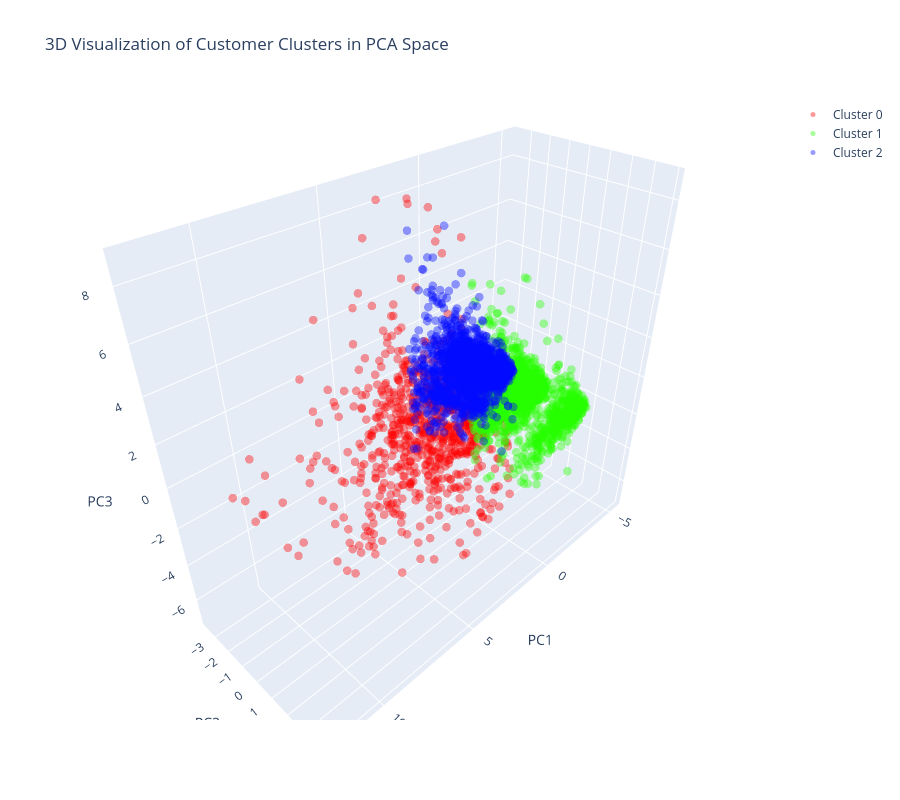

This figure's notebook cell:
### Markdown cell above
<div style="
    background: linear-gradient(135deg, #020617, #0f172a);
    padding: 3%;
    margin: 2% auto;
    border-radius: 16px;
    color: #e5e7eb;
    font-family: 'Segoe UI', Arial, sans-serif;
    box-shadow: 0 6px 18px rgba(0,0,0,0.35);
    box-sizing: border-box;
    max-width: 1500px;
    width: 95%;
">

<h2 style="
    color:#38bdf8;
    margin-bottom:18px;
    text-align:left;
">
3D Visualization of Top Principal Components
</h2>
In this step, the top three principal components (PCs)—which capture the most variance in the data—are selected to create a 3D visualization. This helps visually assess the separation and cohesion of the clusters.

### Code cell
# Setting up the color scheme for the clusters (RGB order)
colors = ["#ff0101", "#26ff00", "#020aff"]

#create separete dateframe
cluster0 = customer_data_pca[customer_data_pca["cluster"] == 0]
cluster1 = customer_data_pca[customer_data_pca["cluster"] == 1]
cluster2 = customer_data_pca[customer_data_pca["cluster"] == 2]

# Add clusters
fig = go.Figure()
for i, cluster in enumerate([cluster0, cluster1, cluster2]):
    fig.add_trace(go.Scatter3d(
        x=cluster['PC1'],
        y=cluster['PC2'],
        z=cluster['PC3'],
        mode='markers',
        marker=dict(color=colors[i], size=5, opacity=0.4),
        name=f'Cluster {i}'
    ))

# Layout
fig.update_layout(
    title='3D Visualization of Customer Clusters in PCA Space',
    scene=dict(
        xaxis_title='PC1',
        yaxis_title='PC2',
        zaxis_title='PC3'
    ),
    width=900,
    height=800
)

fig.show()

### Figure 1 — Plotly figure (JSON) as saved in the notebook; plotly's stock layout.template omitted (floating-point values rounded to 4 significant figures; data arrays with more than 128 entries replaced by an {"elided": "..."} marker saying what was removed)
{"data": [{"marker": {"color": "#ff0101", "opacity": 0.4, "size": 5}, "mode": "markers", "name": "Cluster 0", "type": "scatter3d", "x": {"elided": "736 float values"}, "y": {"elided": "736 float values"}, "z": {"elided": "736 float values"}}, {"marker": {"color": "#26ff00", "opacity": 0.4, "size": 5}, "mode": "markers", "name": "Cluster 1", "type": "scatter3d", "x": {"elided": "1656 float values"}, "y": {"elided": "1656 float values"}, "z": {"elided": "1656 float values"}}, {"marker": {"color": "#020aff", "opacity": 0.4, "size": 5}, "mode": "markers", "name": "Cluster 2", "type": "scatter3d", "x": {"elided": "1675 float values"}, "y": {"elided": "1675 float values"}, "z": {"elided": "1675 float values"}}], "layout": {"height": 800, "scene": {"xaxis": {"title": {"text": "PC1"}}, "yaxis": {"title": {"text": "PC2"}}, "zaxis": {"title": {"text": "PC3"}}}, "title": {"text": "3D Visualization of Customer Clusters in PCA Space"}, "width": 900}}
